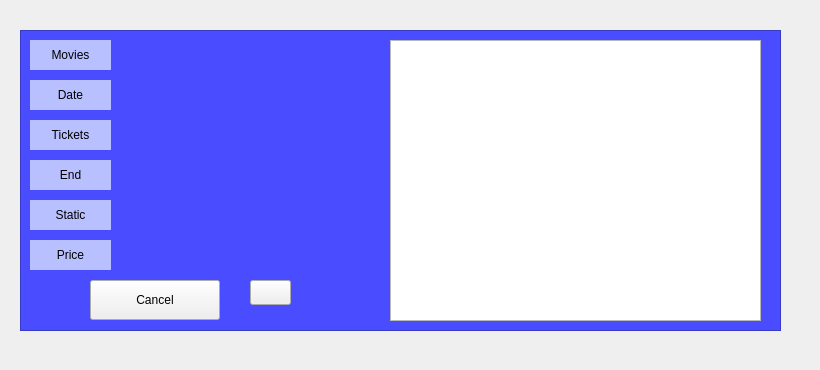
     <widget class="QWidget" name="tab_3">
      <attribute name="title">
       <string>History</string>
      </attribute>
      <widget class="QLabel" name="background_3">
       <property name="geometry">
        <rect>
         <x>0</x>
         <y>-10</y>
         <width>811</width>
         <height>361</height>
        </rect>
       </property>
       <property name="styleSheet">
        <string notr="true"/>
       </property>
       <property name="text">
        <string/>
       </property>
      </widget>
      <widget class="QLabel" name="lbl_ticket">
       <property name="geometry">
        <rect>
         <x>30</x>
         <y>120</y>
         <width>81</width>
         <height>30</height>
        </rect>
       </property>
       <property name="styleSheet">
        <string notr="true">background: rgb(185, 192, 255);
color:black;</string>
       </property>
       <property name="text">
        <string>Tickets</string>
       </property>
       <property name="alignment">
        <set>Qt::AlignCenter</set>
       </property>
      </widget>
      <widget class="QLabel" name="lbl_movies">
       <property name="geometry">
        <rect>
         <x>30</x>
         <y>40</y>
         <width>81</width>
         <height>30</height>
        </rect>
       </property>
       <property name="styleSheet">
        <string notr="true">background: rgb(185, 192, 255);
color:black;</string>
       </property>
       <property name="text">
        <string>Movies</string>
       </property>
       <property name="alignment">
        <set>Qt::AlignCenter</set>
       </property>
      </widget>
      <widget class="QPushButton" name="btn_cancel">
       <property name="geometry">
        <rect>
         <x>90</x>
         <y>280</y>
         <width>130</width>
         <height>40</height>
        </rect>
       </property>
       <property name="styleSheet">
        <string notr="true">QPushButton:hover{
background-color: rgb(50,110,255);
color: rgb(255,255,255);
}
QPushButton:pressed{
background-color:rgb(50,110,255);
}</string>
       </property>
       <property name="text">
        <string>Cancel</string>
       </property>
      </widget>
      <widget class="QLabel" name="lbl_date">
       <property name="geometry">
        <rect>
         <x>30</x>
         <y>80</y>
         <width>81</width>
         <height>30</height>
        </rect>
       </property>
       <property name="autoFillBackground">
        <bool>false</bool>
       </property>
       <property name="styleSheet">
        <string notr="true">background: rgb(185, 192, 255);
color:black;</string>
       </property>
       <property name="text">
        <string>Date</string>
       </property>
       <property name="alignment">
        <set>Qt::AlignCenter</set>
       </property>
      </widget>
      <widget class="QListView" name="listView_4">
       <property name="geometry">
        <rect>
         <x>20</x>
         <y>30</y>
         <width>761</width>
         <height>301</height>
        </rect>
       </property>
       <property name="styleSheet">
        <string notr="true">background-color:rgb(73, 76, 255)</string>
       </property>
      </widget>
      <widget class="QTableView" name="tableView_2">
       <property name="geometry">
        <rect>
         <x>390</x>
         <y>40</y>
         <width>371</width>
         <height>281</height>
        </rect>
       </property>
      </widget>
      <widget class="QLabel" name="lbl_Tickets">
       <property name="geometry">
        <rect>
         <x>150</x>
         <y>120</y>
         <width>51</width>
         <height>31</height>
        </rect>
       </property>
       <property name="text">
        <string/>
       </property>
       <property name="alignment">
        <set>Qt::AlignCenter</set>
       </property>
      </widget>
      <widget class="QLabel" name="lbl_Date">
       <property name="geometry">
        <rect>
         <x>150</x>
         <y>80</y>
         <width>211</width>
         <height>31</height>
        </rect>
       </property>
       <property name="text">
        <string/>
       </property>
       <property name="alignment">
        <set>Qt::AlignCenter</set>
       </property>
      </widget>
      <widget class="QLabel" name="lbl_Movies">
       <property name="geometry">
        <rect>
         <x>150</x>
         <y>40</y>
         <width>211</width>
         <height>31</height>
        </rect>
       </property>
       <property name="text">
        <string/>
       </property>
       <property name="alignment">
        <set>Qt::AlignCenter</set>
       </property>
      </widget>
      <widget class="QLabel" name="lbl_static">
       <property name="geometry">
        <rect>
         <x>30</x>
         <y>200</y>
         <width>81</width>
         <height>30</height>
        </rect>
       </property>
       <property name="styleSheet">
        <string notr="true">background: rgb(185, 192, 255);
color:black;</string>
       </property>
       <property name="text">
        <string>Static</string>
       </property>
       <property name="alignment">
        <set>Qt::AlignCenter</set>
       </property>
      </widget>
      <widget class="QLabel" name="lbl_Static">
       <property name="geometry">
        <rect>
         <x>150</x>
         <y>200</y>
         <width>211</width>
         <height>31</height>
        </rect>
       </property>
       <property name="text">
        <string/>
       </property>
       <property name="alignment">
        <set>Qt::AlignCenter</set>
       </property>
      </widget>
      <widget class="QLabel" name="lbl_price_3">
       <property name="geometry">
        <rect>
         <x>30</x>
         <y>240</y>
         <width>81</width>
         <height>30</height>
        </rect>
       </property>
       <property name="styleSheet">
        <string notr="true">background: rgb(185, 192, 255);
color:black;</string>
       </property>
       <property name="text">
        <string>Price</string>
       </property>
       <property name="alignment">
        <set>Qt::AlignCenter</set>
       </property>
      </widget>
      <widget class="QLabel" name="lbl_Price">
       <property name="geometry">
        <rect>
         <x>150</x>
         <y>240</y>
         <width>211</width>
         <height>31</height>
        </rect>
       </property>
       <property name="text">
        <string/>
       </property>
       <property name="alignment">
        <set>Qt::AlignCenter</set>
       </property>
      </widget>
      <widget class="QLabel" name="lbl_end_4">
       <property name="geometry">
        <rect>
         <x>150</x>
         <y>160</y>
         <width>211</width>
         <height>31</height>
        </rect>
       </property>
       <property name="text">
        <string/>
       </property>
       <property name="alignment">
        <set>Qt::AlignCenter</set>
       </property>
      </widget>
      <widget class="QLabel" name="lbl_end_3">
       <property name="geometry">
        <rect>
         <x>30</x>
         <y>160</y>
         <width>81</width>
         <height>30</height>
        </rect>
       </property>
       <property name="styleSheet">
        <string notr="true">background: rgb(185, 192, 255);
color:black;</string>
       </property>
       <property name="text">
        <string>End</string>
       </property>
       <property name="alignment">
        <set>Qt::AlignCenter</set>
       </property>
      </widget>
      <widget class="QPushButton" name="pushButton_5">
       <property name="geometry">
        <rect>
         <x>250</x>
         <y>280</y>
         <width>41</width>
         <height>25</height>
        </rect>
       </property>
       <property name="styleSheet">
        <string notr="true">*{
border-radus:50%;
}</string>
       </property>
       <property name="text">
        <string/>
       </property>
       <property name="icon">
        <iconset resource="../../../Project/source.qrc">
         <normaloff>:/img/img/feather/alert-circle.svg</normaloff>:/img/img/feather/alert-circle.svg</iconset>
       </property>
      </widget>
      <widget class="QLabel" name="lbl_Seat">
       <property name="geometry">
        <rect>
         <x>220</x>
         <y>120</y>
         <width>141</width>
         <height>31</height>
        </rect>
       </property>
       <property name="text">
        <string/>
       </property>
       <property name="alignment">
        <set>Qt::AlignCenter</set>
       </property>
      </widget>
      <zorder>background_3</zorder>
      <zorder>listView_4</zorder>
      <zorder>lbl_ticket</zorder>
      <zorder>lbl_movies</zorder>
      <zorder>btn_cancel</zorder>
      <zorder>lbl_date</zorder>
      <zorder>tableView_2</zorder>
      <zorder>lbl_Tickets</zorder>
      <zorder>lbl_Date</zorder>
      <zorder>lbl_Movies</zorder>
      <zorder>lbl_static</zorder>
      <zorder>lbl_Static</zorder>
      <zorder>lbl_price_3</zorder>
      <zorder>lbl_Price</zorder>
      <zorder>lbl_end_4</zorder>
      <zorder>lbl_end_3</zorder>
      <zorder>pushButton_5</zorder>
      <zorder>lbl_Seat</zorder>
     </widget>
